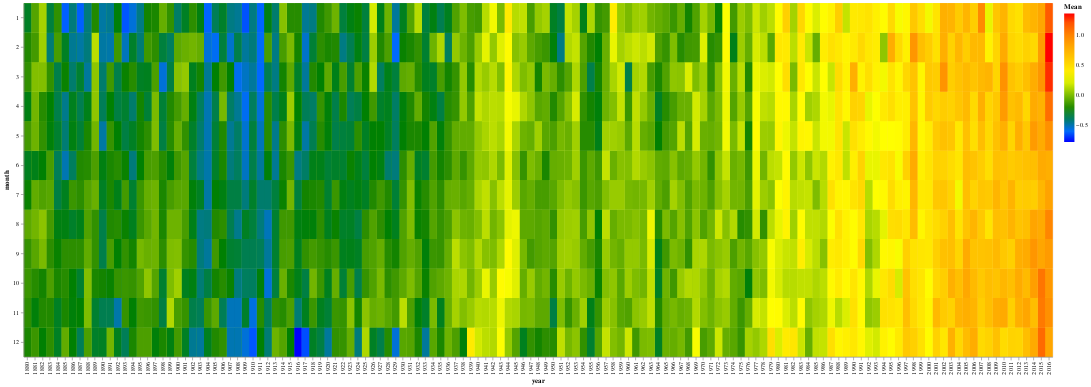

The notebook cell this image was saved under:
### Code cell
import altair as alt

alt.Chart(df1).mark_rect().encode(
    x= 'year:O' ,
    y= 'month:O' ,
    color=alt.Color( 'Mean:Q' , scale=alt.Scale( range =['blue','green', 'yellow','orange','red']))
).properties(width= 1600,height=550)

### Figure 1 — Vega-Lite specification as saved in the notebook (floating-point values rounded to 4 significant figures; data arrays with more than 128 entries replaced by an {"elided": "..."} marker saying what was removed)
{"config": {"view": {"continuousWidth": 300, "continuousHeight": 300}}, "data": {"name": "data-f4b5493283874ad015770156a4b27777"}, "mark": {"type": "rect"}, "encoding": {"color": {"field": "Mean", "scale": {"range": ["blue", "green", "yellow", "orange", "red"]}, "type": "quantitative"}, "x": {"field": "year", "type": "ordinal"}, "y": {"field": "month", "type": "ordinal"}}, "height": 550, "width": 1600, "$schema": "https://vega.github.io/schema/vega-lite/v5.20.1.json", "datasets": {"data-f4b5493283874ad015770156a4b27777": {"elided": "3288 records"}}}
